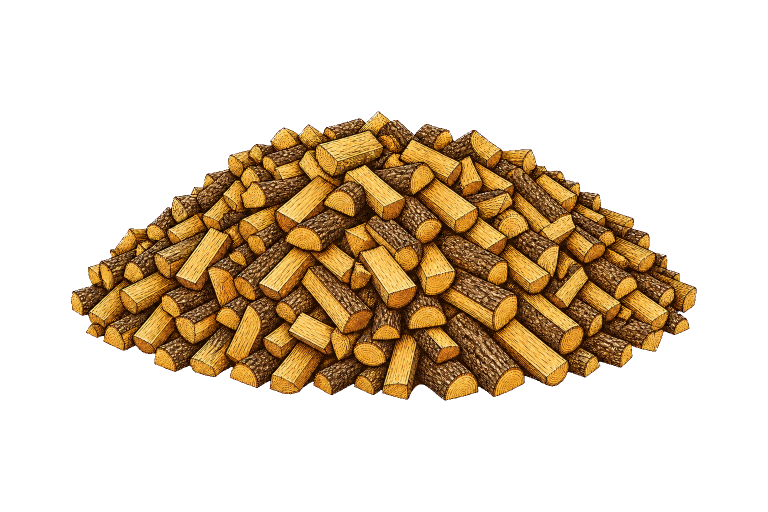
#> input picture tmp/firewood-loose-9-15-v13-determinism/masters/firewood-loose-9-15-master-v13.webp, 1536 x 1024 px (shown at 1/2 size)
$ python -i pellet_artwork_v16_final_r12.py   (imports and definitions only)
#> lines starting #> are read from the running program, lines starting #| are printed output that depends on the picture; after the words box and inside, x2 and y2 are one past the last pixel; in counts of white or black regions, pixels touching at a corner belong together
#> further down, picture is the input picture: PIL image 1536x1024 RGBA; mean R, G, B, A 47.8, 32.9, 12.8, 78.9
from __future__ import annotations

import json
from pathlib import Path

import numpy as np
from PIL import Image, ImageDraw, ImageFilter

import pellet_artwork_v16_final_r10 as base


ROOT = Path(__file__).resolve().parents[1]
MASTER_ROOT = ROOT / "tmp/pellets-v16/candidates/masters"

base.OUTPUT_ROOT = ROOT / "tmp/pellets-v16/final-r12"
base.QA_ROOT = base.OUTPUT_ROOT / "qa"
base.DETERMINISM_ROOT = base.OUTPUT_ROOT / "determinism"
base.SOURCE = MASTER_ROOT / "pellets-10-candidate-l-v16.webp"
base.OUTPUT = MASTER_ROOT / "pellets-10-candidate-m-v16.webp"
base.MANIFEST = MASTER_ROOT / "pellets-10-candidate-m-v16.manifest.json"
base.CANDIDATE_ID = "pellets-10-candidate-m-v16"
base.STYLE_VERSION = "v16-final-r12-candidate"
base.QA_PREFIX = "pellets-v16-final-r12"
base.REQUIRED_CHECKS = tuple(
    key for key in base.REQUIRED_CHECKS if key != "alphaChannelByteIdentical"
) + (
    "rightLowerCornerSmoothPass",
    "rightLowerCornerFullVolumePass",
    "monotonicOuterProfilePass",
)

SCALE = 4
ROI = (1138, 716, 1292, 898)
EDGE_COLOR = np.array((80, 24, 1), dtype=np.float64)
EDGE_WIDTH = 3.5
CLEAN_TEXTURE_BOX = (1200, 760, 1240, 800)
CLEANUP_DESTINATION_BOX = (1155, 810, 1219, 879)
CLEANUP_POLYGON = (
    (1166, 811),
    (1198, 815),
    (1218, 839),
    (1210, 865),
    (1186, 877),
    (1159, 854),
)
PROFILE_ANCHORS = np.array(
    [
        (720, 1262),
        (740, 1262),
        (760, 1260),
        (780, 1254),
        (800, 1245),
        (820, 1234),
        (840, 1222),
        (860, 1208),
        (875, 1196),
        (885, 1188),
        (892, 1179),
    ],
    dtype=np.float64,
)


def smooth_corner(original: Image.Image) -> tuple[Image.Image, dict[str, object]]:
    high_size = (original.width * SCALE, original.height * SCALE)
#> high_size = (6144, 4096)
    source = np.array(original.resize(high_size, Image.Resampling.LANCZOS))
    rendered = source.copy()
    y0 = int(PROFILE_ANCHORS[0, 0] * SCALE)
    y1 = int(PROFILE_ANCHORS[-1, 0] * SCALE)
    anchor_y = PROFILE_ANCHORS[:, 0] * SCALE
    anchor_x = PROFILE_ANCHORS[:, 1] * SCALE

    for y in range(y0, y1 + 1):
        target = int(round(float(np.interp(y, anchor_y, anchor_x))))
        visible = np.flatnonzero(source[y, :, 3] > 8)
        if not visible.size:
            continue
        current = int(visible.max())
        band_start = min(current, target) - 96
        band_start = max(0, band_start)
        source_x = np.arange(band_start, current + 1, dtype=np.float64)
        destination_x = np.arange(band_start, target + 1, dtype=np.float64)
        if source_x.size < 2 or destination_x.size < 2:
            continue
        mapped = np.linspace(source_x[0], source_x[-1], destination_x.size)
        for channel in range(4):
            rendered[y, band_start : target + 1, channel] = np.interp(
                mapped,
                source_x,
                source[y, band_start : current + 1, channel],
            ).astype(np.uint8)
        rendered[y, target + 1 : 1292 * SCALE, :] = 0

        edge_start = max(band_start, int(round(target - EDGE_WIDTH * SCALE)))
        for x in range(edge_start, target + 1):
            coverage = (x - edge_start + 1) / max(1, target - edge_start + 1)
            rendered[y, x, :3] = np.clip(
                rendered[y, x, :3] * (1.0 - coverage)
                + EDGE_COLOR * coverage,
                0,
                255,
            ).astype(np.uint8)
            rendered[y, x, 3] = 255
#> this loop made 689 passes
#> (current, band_start) on passes 1 to 3: (5036, 4940), (5035, 4939), (5039, 4943)

    cleanup_mask = Image.new("L", high_size)
#> cleanup_mask: PIL image 6144x4096 L; every value is 0
    ImageDraw.Draw(cleanup_mask).polygon(
        [(x * SCALE, y * SCALE) for x, y in CLEANUP_POLYGON],
        fill=255,
    )
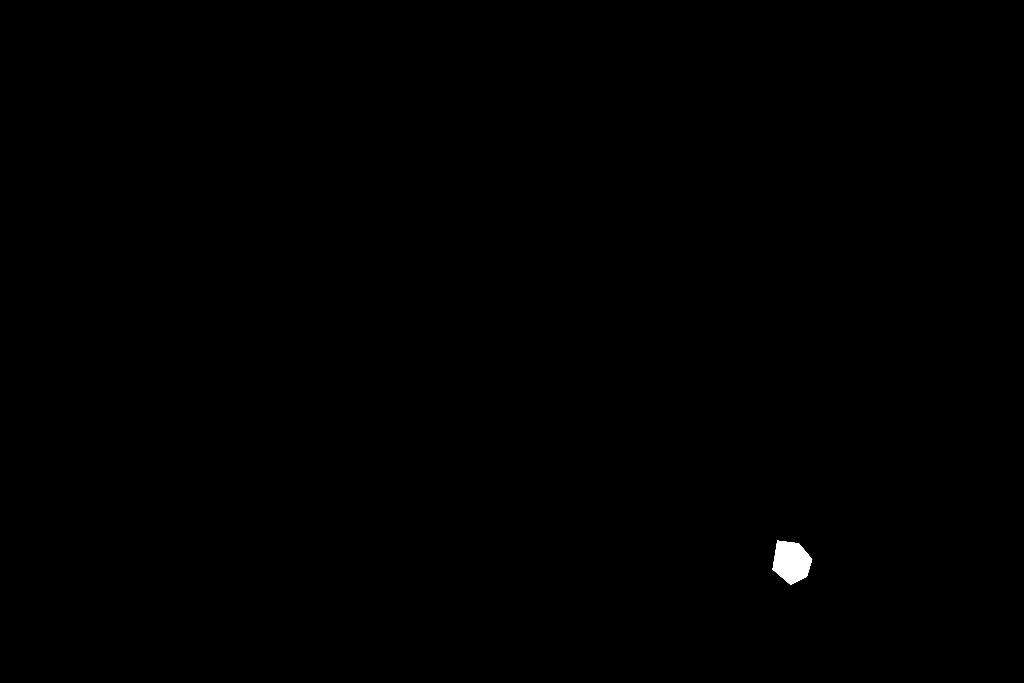
#> cleanup_mask: PIL image 6144x4096 L (shown at 1/6 size); 0.17% white; 1 white region, box (x1, y1, x2, y2) and area: (4636, 3244, 4873, 3509) 43537
    cleanup_mask = cleanup_mask.filter(ImageFilter.GaussianBlur(8))
    cleanup = np.array(cleanup_mask, dtype=np.float64) / 255.0
    clone = rendered.copy()
    texture_box = tuple(value * SCALE for value in CLEAN_TEXTURE_BOX)
    destination_box = tuple(value * SCALE for value in CLEANUP_DESTINATION_BOX)
    texture = Image.fromarray(rendered, "RGBA").crop(texture_box).resize(
        (
            destination_box[2] - destination_box[0],
            destination_box[3] - destination_box[1],
        ),
        Image.Resampling.LANCZOS,
    )
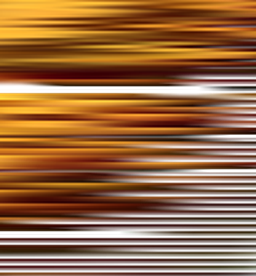
#> texture: PIL image 256x276 RGBA; mean R, G, B, A 108.5, 56.8, 15.7, 200.7; transparent parts drawn white
    clone[
        destination_box[1] : destination_box[3],
        destination_box[0] : destination_box[2],
    ] = np.array(texture)
    cleanup_rgba = cleanup[:, :, None]
    rendered = np.clip(
        rendered.astype(np.float64) * (1.0 - cleanup_rgba)
#> (the run stopped early here; a loop or call above may not have finished)
